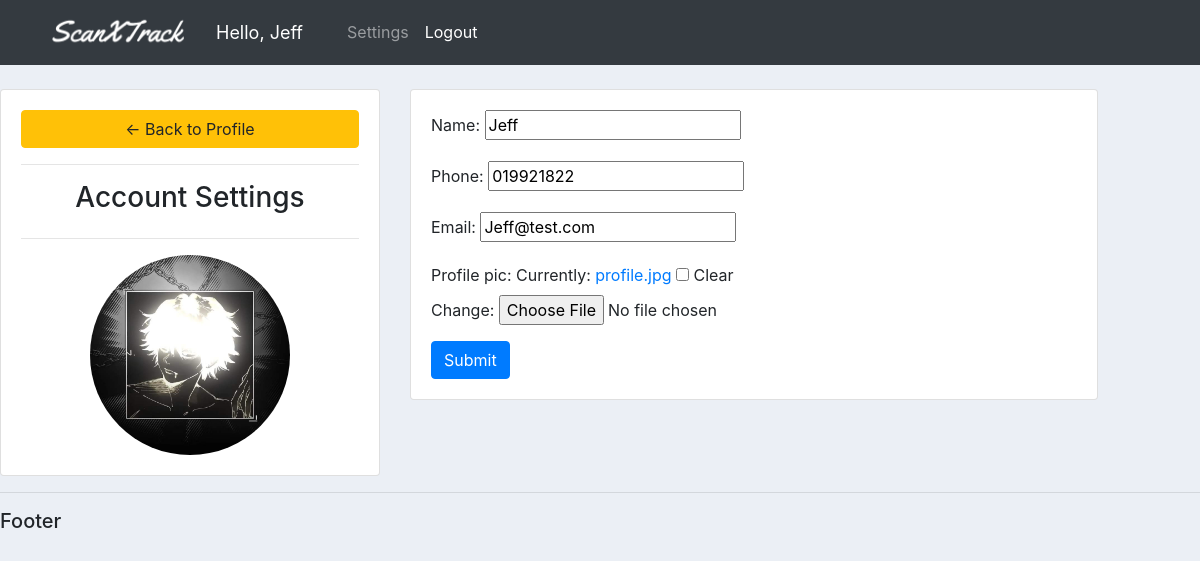
The page /account/ (signed in) on the database as committed earlier.
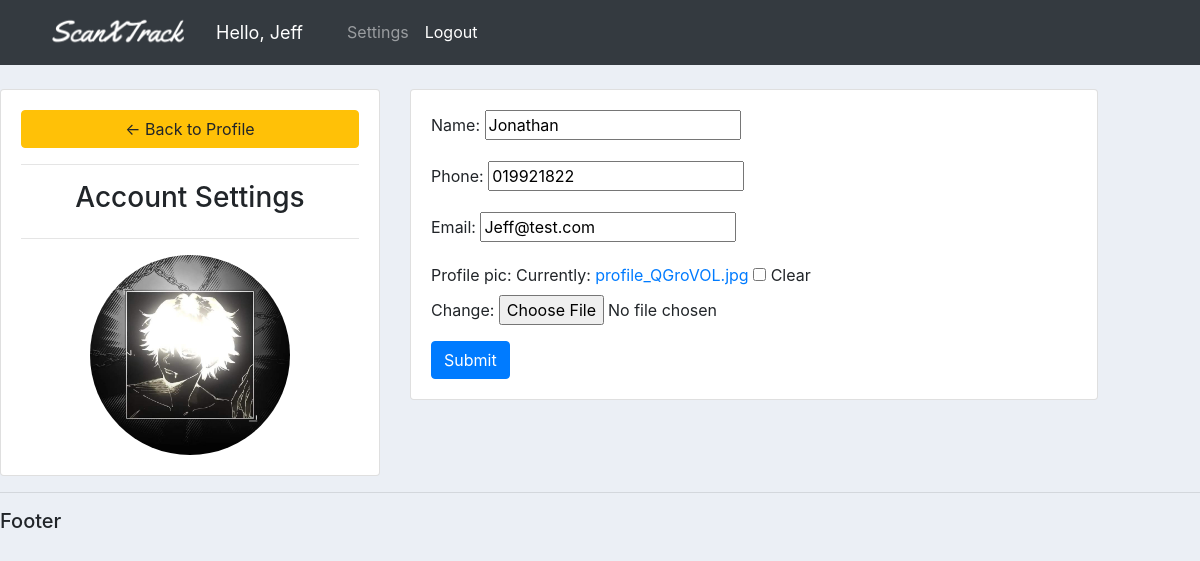
The same page on the database as committed later.
### accounts/models.py (models this page shows, shortened)
class Staff(models.Model):
    user = models.OneToOneField(User, null=True, blank=True, on_delete=models.CASCADE)
    name = models.CharField(max_length=200, null=True)
    phone = models.CharField(max_length=200, null=True)
    email = models.CharField(max_length=200, null=True)
    profile_pic = models.ImageField(default="default.png", null=True, blank=True)
    date_created = models.DateTimeField(auto_now_add=True)

### accounts/decorators.py (the view)
        def wrapper_func(request, *args, **kwargs):
            group = None
            if request.user.groups.exists():
                group = request.user.groups.all()[0].name
            if group in allowed_roles:
                return view_func(request, *args, **kwargs)
            else:
                return HttpResponse("You are not authorized to view this page")

### accounts/forms.py
class StaffForm(ModelForm):
    class Meta:
        model = Staff
        exclude = ["user"]

### accounts/views.py (called while the page is built)
@login_required(login_url="login")
@allowed_users(allowed_roles=["staff"])
def accountSettings(request):
    staff = request.user.staff
    form = StaffForm(instance=staff)
    if request.method == "POST":
        form = StaffForm(request.POST, request.FILES, instance=staff)
        if form.is_valid():
            form.save()
    context = {"form": form}
    return render(request, "accounts/account_settings.html", context)

### accounts/templates/accounts/account_settings.html (shortened to what this page needs)
{% extends 'accounts/main.html' %}
{% load static %}
{% block content %}
<br>
<div class="row">
    <div class="col-md-4">
        <div class="card card-body">
            <a class="btn btn-warning" href="{% url 'home' %}"> &#8592; Back to Profile</a>
            <hr>
            <h3 style="text-align: center">Account Settings</h3>
            <hr>
            <img class="profile-pic" src="{{request.user.staff.profile_pic.url}}">
        </div>
    </div>
    <div class="col-md-7">
        <div class="card card-body">
            <form method="POST" action="" enctype="multipart/form-data">
                {{form.as_p}}
                <input class="btn btn-primary" type="submit" name="
Update Information">
            </form>
        </div>
    </div>
</div>
{% endblock %}

Rows that differ between the two databases and show on the page:
changed Staff "Jeff@test.com": name "Jeff" → "Jonathan"
Other text that changed with them:
text no longer shown: "Name: Phone: Email: Profile pic: Currently: profile.jpg Clear Change:"
text now shown: "Name: Phone: Email: Profile pic: Currently: profile_QGroVOL.jpg Clear Change:"
